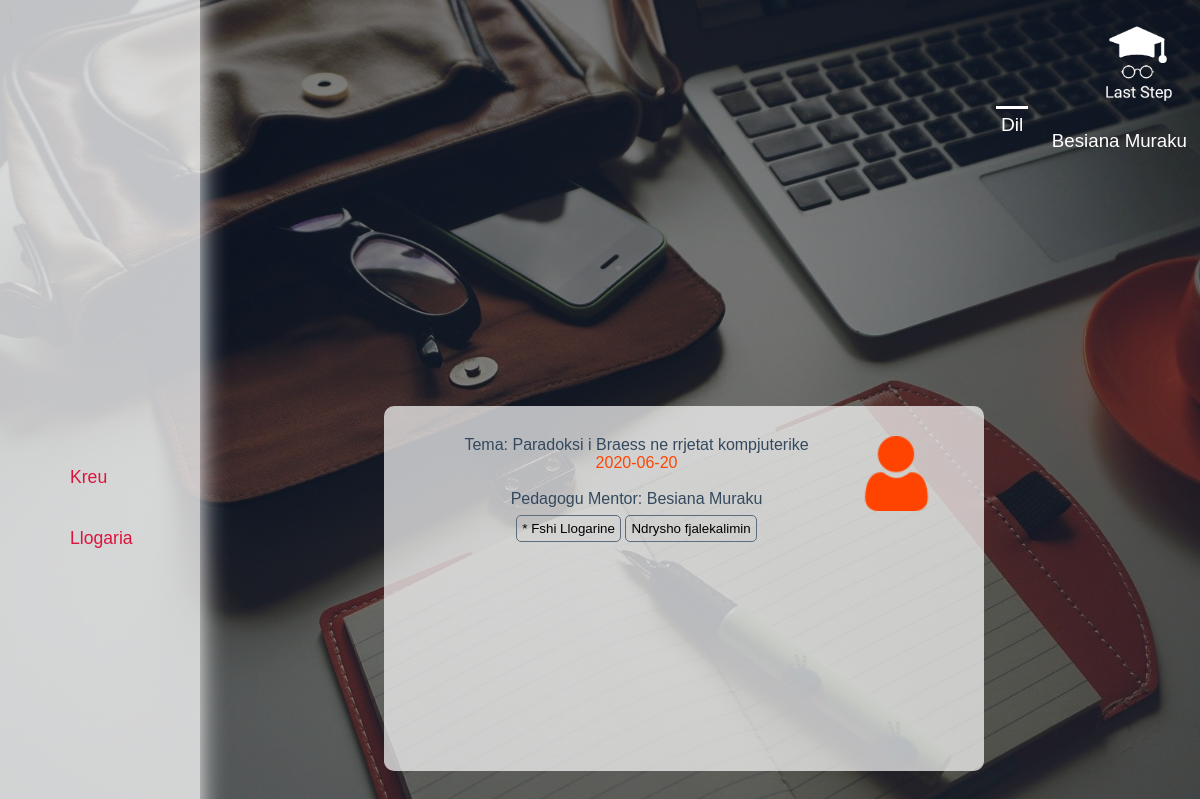
Page /student/llogariastudent.php (signed in) on the committed database.
### tables this page shows
CREATE TABLE `student` (
  `id` int(11) UNSIGNED NOT NULL,
  `email` varchar(50) NOT NULL,
  `emri` varchar(50) NOT NULL,
  `password` varchar(300) NOT NULL,
  `grupi` varchar(10) NOT NULL,
  `id_tema` int(11) UNSIGNED DEFAULT NULL,
  `dorezuar` int(1) NOT NULL DEFAULT 0
);

CREATE TABLE `tema` (
  `id_t` int(11) UNSIGNED NOT NULL,
  `titulli` varchar(50) NOT NULL,
  `deadline` date DEFAULT NULL
);

CREATE TABLE `pranuar` (
  `id_studentp` int(11) UNSIGNED NOT NULL,
  `id_pedagog` int(11) UNSIGNED NOT NULL
);

CREATE TABLE `pedagog` (
  `id` int(11) UNSIGNED NOT NULL,
  `p_email` varchar(50) NOT NULL,
  `p_emri` varchar(50) NOT NULL,
  `password` varchar(300) NOT NULL,
  `fusha` varchar(50) NOT NULL
);

### student/llogariastudent.php (the view, shortened to what this page needs)
<?php
 include('menustudent.php');
?>
<!DOCTYPE html>
<html>
<head>
	<link rel="stylesheet" type="text/css" href="../styles/container.css">
</head>
<body>
  <div class="containerLlogari">
  	  <img src="user.png">
  	   <div>
  	   	<label>Tema:</label>
        <?php
        $studenti=$_SESSION['sesUserId'];
  	   	$sql="SELECT tema.titulli,student.id,tema.deadline FROM (tema INNER JOIN student ON id_t=id_tema )WHERE student.id='$studenti'";
  	   	if($res=mysqli_query($conn,$sql)){
  	   	$onerow=mysqli_fetch_assoc($res);
  	   	echo $onerow['titulli']."<div style='color:#FF4500;'>   ".$onerow['deadline']."</div>";
  	     }
  	     else echo "Nuk keni dorezuar akoma temen.";
  	   	?>
  	   	<br><label>Pedagogu Mentor:</label>
  	   	<?php
  	   	$sql1="SELECT pedagog.p_emri,pranuar.id_studentp,pranuar.id_pedagog,pedagog.id FROM (pranuar INNER JOIN pedagog ON id_pedagog=pedagog.id) WHERE id_studentp='$studenti'";
  	   	if($res1=mysqli_query($conn,$sql1)){
  	   	$onerow1=mysqli_fetch_assoc($res1);
  	   	echo $onerow1['p_emri'];
  	       }
  	       else echo "Nuk keni perzgjedhur akoma pedagogun mentor.";
  	   	?>
  	   	<form method="post" action="llogariastudent.php">
        <input type="submit" onclick='return confirm("A doni ta fshini llogarine perfundimisht?");' name="fshiLlogari" value="* Fshi Llogarine" class="frmbtn">
        <input type="button"  id="ndrysho" value="Ndrysho fjalekalimin" class="frmbtn">
  	    </form>
  	   </div>
  	</div>
</body>
</html>

### styles/menu.css (style rules this page uses)
body { height: 125vh; background-image:linear-gradient(rgba(0, 0, 0, 0.5),rgba(0, 0, 0, 0.5)),url(laptop.jpg); background-size: cover; font-family: sans-serif; background-repeat: no-repeat; }

### styles/container.css (style rules this page uses)
.frmbtn { background: transparent; border-radius: 5px; padding: 5px; border-style: solid; border-width: 1px; border-color: #5D6D7E; margin-top: 7px; }
.containerLlogari { background-color: linear-gradient(rgba(255,255,255,0.7),rgba(255,255,255,0.7)),white; background-image: linear-gradient(rgba(255,255,255,0.7),rgba(255,255,255,0.7)); position:absolute; width:45%; height:30%; top:40%; left:32%; padding:30px; border-radius: 10px; text-align: center; color:#34495E; }

### header.php (style rules this page uses)
img { height:75px; float:right; margin-right: 20px; }

### rows in the picture
student: id_tema.titulli "Paradoksi i Braess ne rrjetat kompjuterike", id_tema.deadline "2020-06-20"
pranuar: id_pedagog.p_emri "Besiana Muraku"

### other values in the picture
$_SESSION['sesUserName'] "Besiana Muraku"
